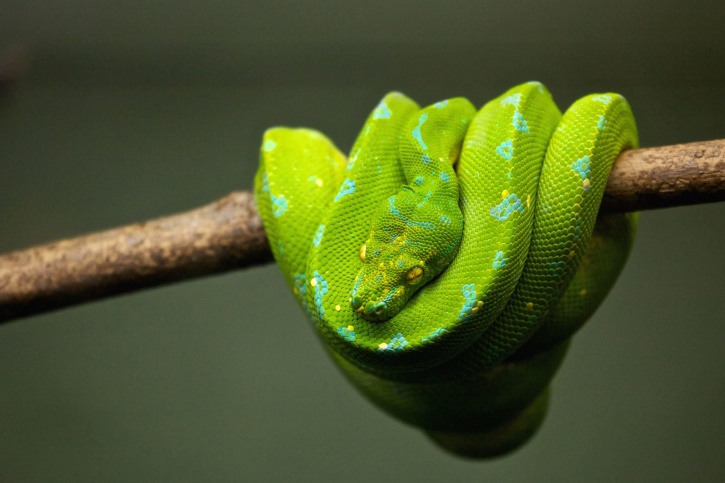
#> input picture images/example.jpg, 725 x 483 px
$ python run.py
#> lines starting #> are read from the running program, lines starting #| are printed output that depends on the picture; after the words box and inside, x2 and y2 are one past the last pixel; in counts of white or black regions, pixels touching at a corner belong together
### gui/drawing.py
import cv2
import numpy as np
import os
from colorize import Colorization
from color_utils import yuv_to_rgb


class Interface():
    """
    Defines graphical user interface.
        image_path - path of the image
        name - window name of the application
        bar_h - height of the top bar (pxls)
        min_bar_w - minimum window width (pxls)
        frame_size - size of the frame around images (pxls)
        scribble_path - path of the scribble (optional)
    """

    def __init__(self, image_path: str, name="Colorization App",
                 bar_h=150, min_bar_w=512, frame_size=10, scribble_path=''):
#> called with image_path = 'images/example.jpg', name = 'Colorization App', bar_h = 150, min_bar_w = 512, frame_size = 10, scribble_path = ''
        self.image_path = image_path
        self.name = name
        self.image = cv2.imread(image_path)
#> self.image is the input picture: shape (483, 725, 3); mean B, G, R 41.7, 88.8, 76.7
        # converting to gray scale
        self.grey = np.repeat(np.reshape(
            cv2.cvtColor(self.image, cv2.COLOR_BGR2GRAY),
            (self.image.shape[0], self.image.shape[1], 1)), 3, axis=2)
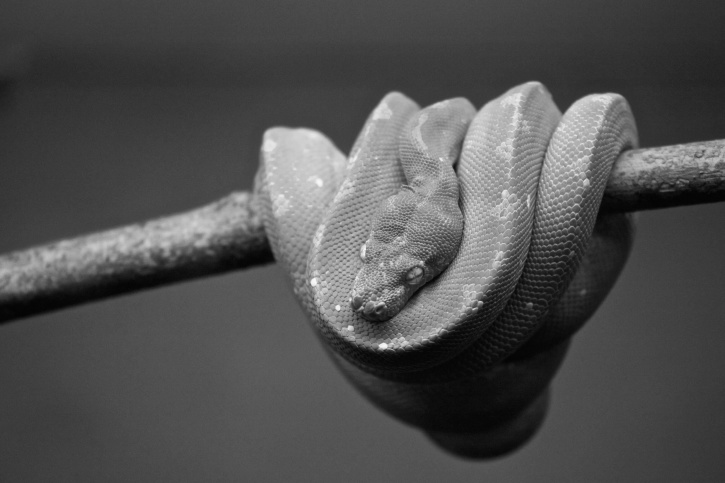
#> self.grey: shape (483, 725, 3); min 3, max 248, mean 79.8
        # checking if scribble was loaded
        if scribble_path != '':
            self.scribble = cv2.imread(scribble_path)
            self.s = True
        else:
            self.s = False
        self.draw = False
        # defining shapes of objects in UI
        self.frame_size = frame_size
        self.bar_h = bar_h
        self.bar_w = max(min_bar_w, self.image.shape[1] * 2 + frame_size * 4)
#> self.bar_w = 1490
        self.backgr_h = bar_h + self.image.shape[0] + frame_size * 2
#> self.backgr_h = 653
        self.backgr_w = self.bar_w
#> self.backgr_w = 1490
        self.brush_size = 4
        self.red, self.green, self.blue = 0, 100, 100
        self.background = np.full((self.backgr_h, self.backgr_w, 3),
                                  [55, 11, 2], np.uint8)
        # pointers to left and right images
        self.left_image_point = self.background[
            (frame_size+bar_h):(self.backgr_h-frame_size),
            (frame_size):(self.image.shape[1]+frame_size), :]
        self.right_image_point = self.background[
            (frame_size+bar_h):(self.backgr_h-frame_size),
            (3*frame_size+self.image.shape[1]):(self.backgr_w-frame_size), :]

    def nothing(self, x):
        pass

    # [40 lines left out: function draw_circle, not called in this run]

    def run(self):
        """
        Runs the interface:
            1) loads surrounding objects
            2) loads images
            3) loops until quit:
                - tracks keyboard keys and eventually performs a given action
                - tracks mouse events, allowing to paint and change the size
        """
        cv2.namedWindow(self.name)

        color_grid = cv2.imread('gui/props/color_grid.png')
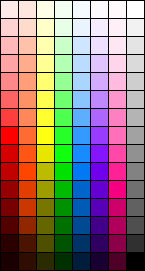
#> input picture gui/props/color_grid.png, 145 x 271 px
#> color_grid is the input picture: shape (271, 145, 3); mean B, G, R 115.9, 120.9, 144.3
        color_grid = np.transpose(color_grid, [1, 0, 2])
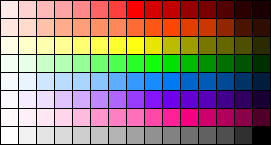
#> color_grid: shape (145, 271, 3); mean B, G, R 115.9, 120.9, 144.3
        info = cv2.imread('gui/props/info.png')
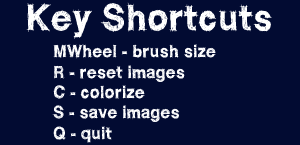
#> input picture gui/props/info.png, 300 x 145 px
#> info is the input picture: shape (145, 300, 3); mean B, G, R 75.4, 41.2, 33.3
        self.background[5:color_grid.shape[0]+5,
                        self.frame_size:self.frame_size+color_grid.shape[1],
                        :] = color_grid
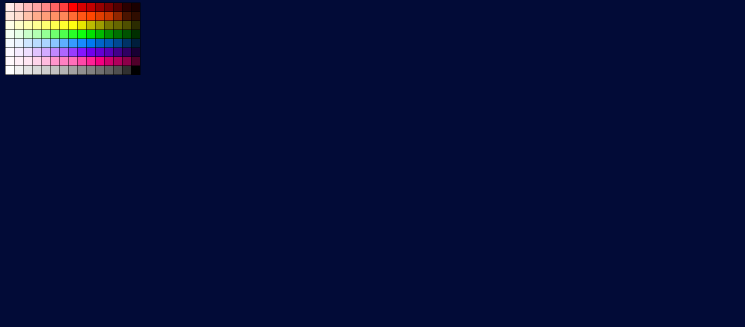
#> self.background: shape (653, 1490, 3) (shown at 1/2 size); mean B, G, R 57.5, 15.4, 7.7
        self.background[7:info.shape[0]+7,
                        self.frame_size+320:self.frame_size+info.shape[1]+320,
                        :] = info
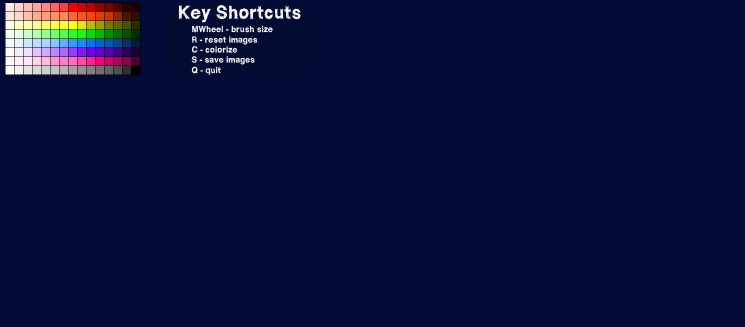
#> self.background: shape (653, 1490, 3) (shown at 1/2 size); 4.47% of pixels changed, all inside (x1, y1, x2, y2) = (330, 7, 630, 152)

        self.left_image_point[:] = self.scribble if self.s else self.grey
        self.right_image_point[:] = self.image

        cv2.setMouseCallback(self.name, self.draw_circle)

        while(True):
            cv2.imshow(self.name, self.background)
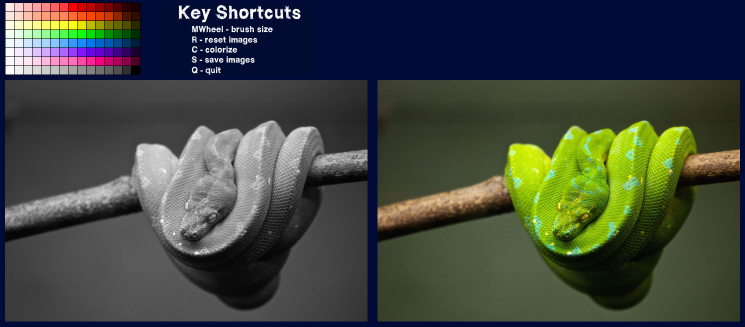
#> window 'Colorization App': shape (653, 1490, 3) (shown at 1/2 size); mean B, G, R 62.5, 69.6, 64.1
            key = cv2.waitKey(1) & 0xff
#> (key q is pressed here)
            # quit
            if key == ord('q') or key == 27:
                break
            # save
            if key == ord('s'):
                split = os.path.splitext(self.image_path)
                cv2.imwrite(split[0]+'_scribble'+'.bmp',
                            self.left_image_point[:])
                cv2.imwrite(split[0]+'_colorized'+'.bmp',
                            self.right_image_point[:])
            # reload
            if key == ord('r'):
                self.left_image_point[:] =\
                    self.scribble if self.s else self.grey
                self.right_image_point[:] = self.image
            # colorize
            if key == ord('c'):
                self.scribble = self.left_image_point[:]
                self.colorized_YUV = Colorization(self.grey,
                                                  self.scribble).optimize()
                self.colorized = yuv_to_rgb(self.colorized_YUV)
                self.right_image_point[:] = self.colorized * 255
            # brush size circle
            cv2.circle(self.background,
                       (color_grid.shape[1] + 25 + self.frame_size * 2, 25),
                       20, (0, 0, 0), -1)
            cv2.circle(self.background,
                       (color_grid.shape[1] + 25 + self.frame_size * 2, 25),
                       self.brush_size, (self.blue, self.green, self.red), -1)

        cv2.destroyAllWindows()

### run.py
import argparse
from gui import drawing
import os

parser = argparse.ArgumentParser()
parser.add_argument("image_path", nargs='?',
                    default="images/example.jpg", help="Path to image")
parser.add_argument("scribble_path", nargs='?',
                    default="", help="Optional path to scribble")


def main(args):
    """
    Runs the application
    """
    if not os.path.exists(args.image_path):
        print(f'{args.image_path} is not a valid image path')

    elif not os.path.exists(args.scribble_path) and args.scribble_path != "":
        print(f'{args.scribble_path} is not a valid scribble path')

    else:
        ui = drawing.Interface(image_path=args.image_path, name="Colorization App",
                               bar_h=150, min_bar_w=512, frame_size=10,
                               scribble_path=args.scribble_path)
        ui.run()

if __name__ == "__main__":
    args = parser.parse_args()
    main(args)
